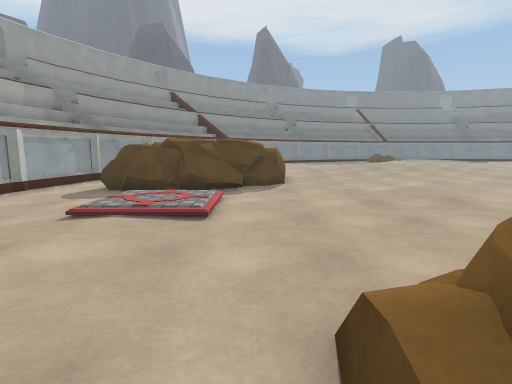
view 1 (above)

22 first-person views from a walk through a scene from a Unity 3-D project. The camera is 1.2 m above the floor, tilts 8° down and sees 80° across. Doors are open. The floor is counted in squares, 1 m on a side. Each view is taken from the middle of a square. On the plan, view 1 faces up. The plan holds only what a view shows up to about 13 squares ahead; the rest is blank. The place goes on beyond the plan. The player is left out. Some animated figures are not drawn. Surface patterns are stand-ins for the level's own textures.

view 2
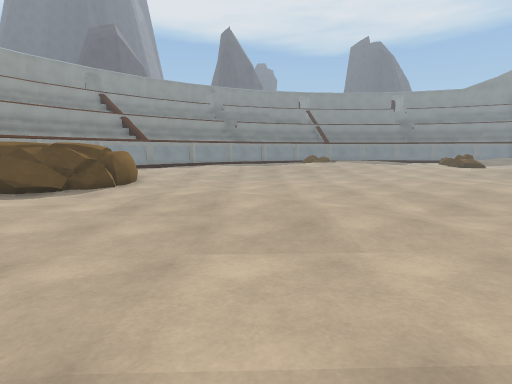

view 3
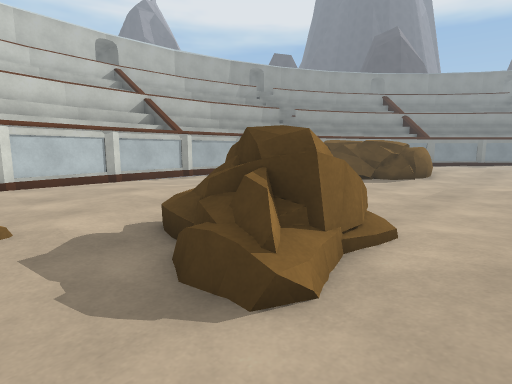

view 4
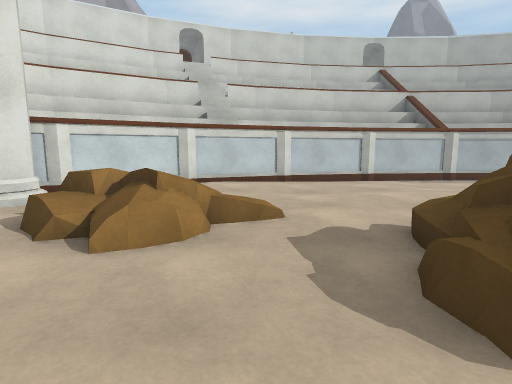

view 5
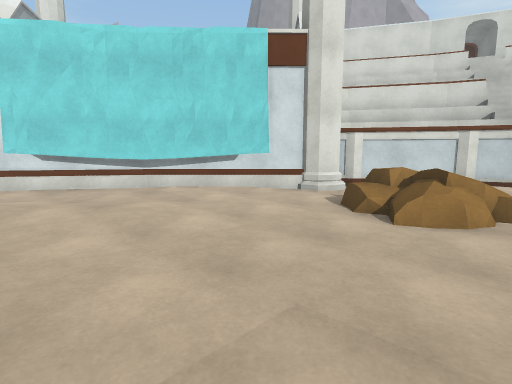

view 6
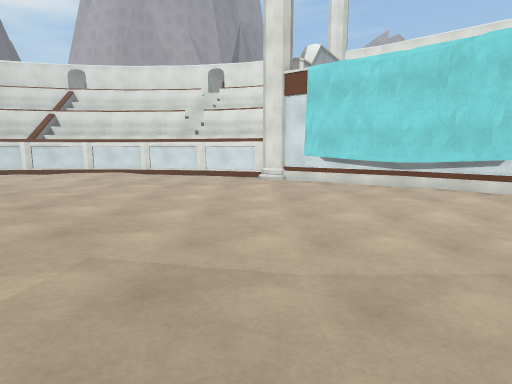

view 7
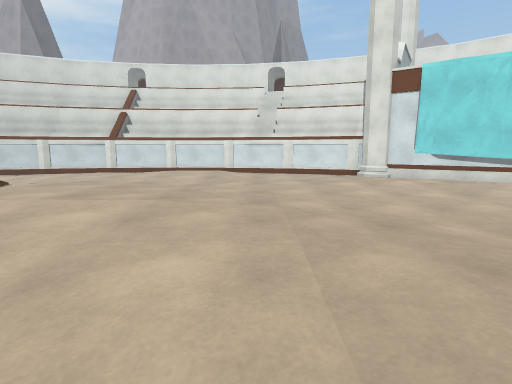

view 8
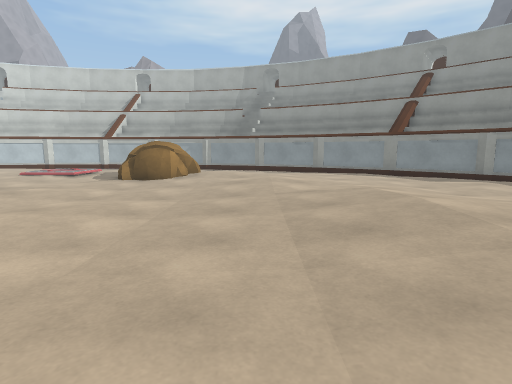

view 9
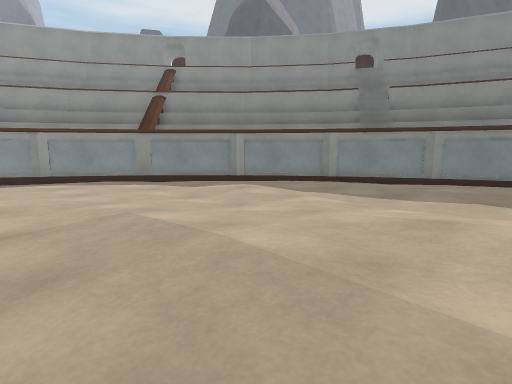

view 10
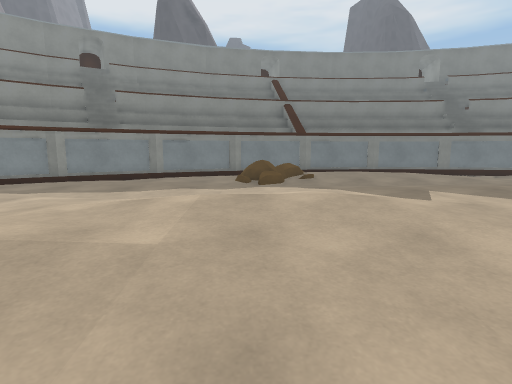

view 11
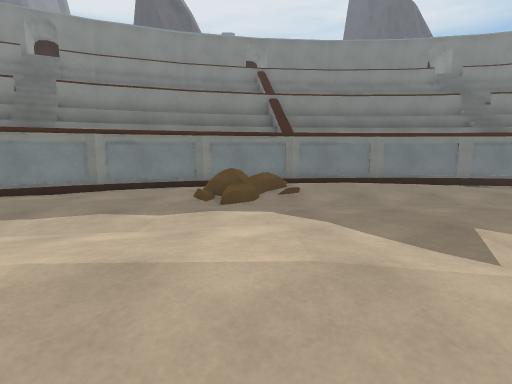

view 12
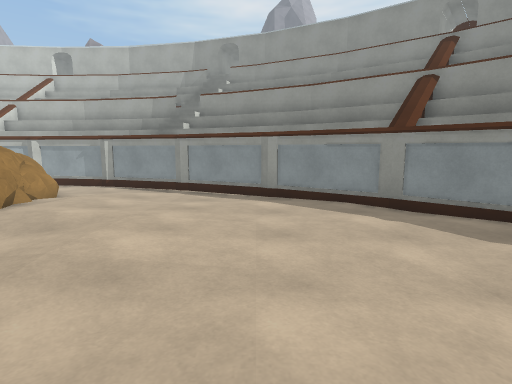

view 13
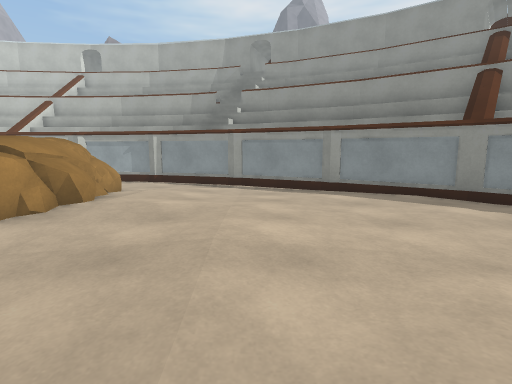

view 14
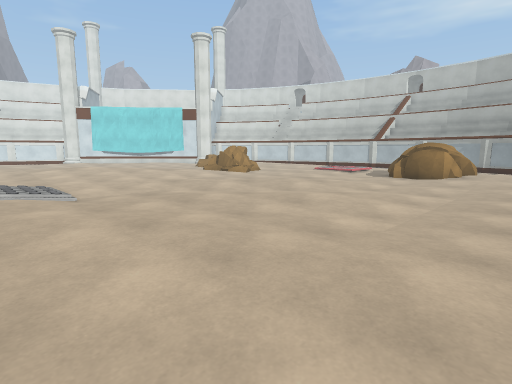

view 15
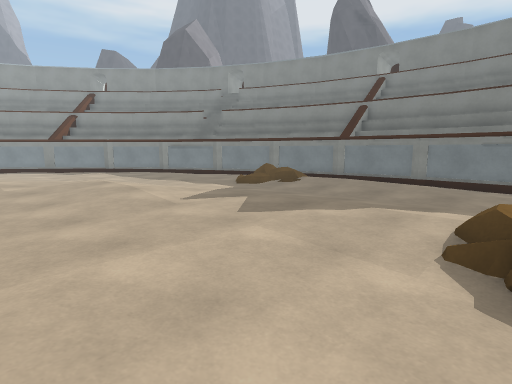

view 16
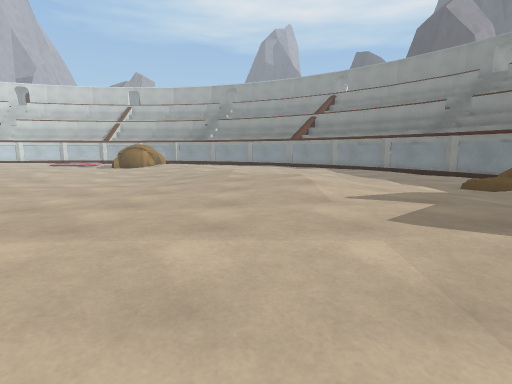

view 17
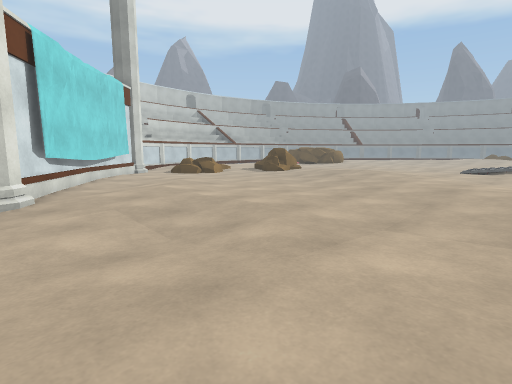

view 18
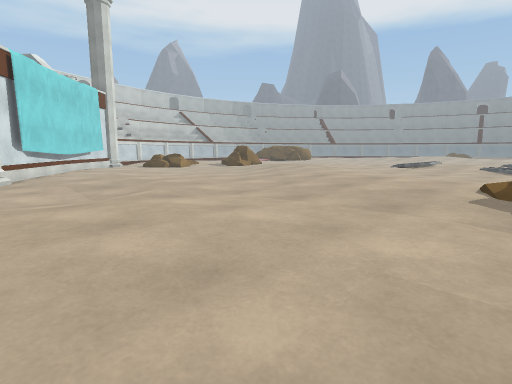

view 19
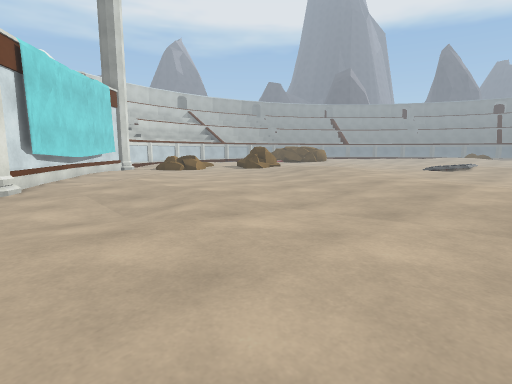

view 20
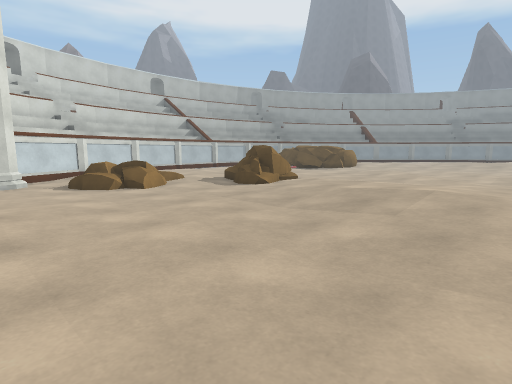

view 21
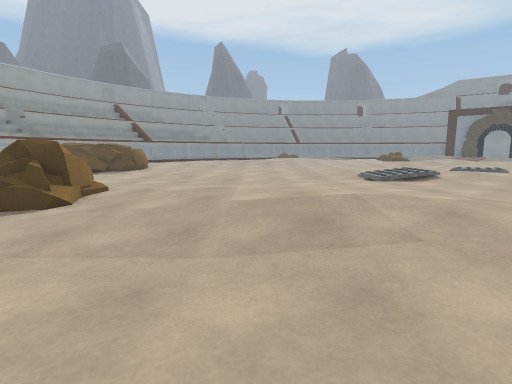

view 22
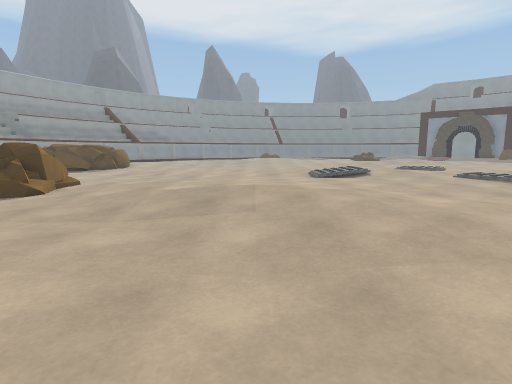

### Floor plan
Key: @ floor where view 1 was taken; # wall or solid block; . main floor; : floor 0.25 m higher than the main floor; + floor 0.5 m higher than the main floor; * floor 1.5 m higher than the main floor; / step, stairs or slope; ^ raised ledge; R rock; O other object.
Columns run from 8 left of view 1 to 21 right of it. Each row starts with its distance up from view 1.
 32                        #^^#^^
 31                   ^^^###....##
 30                ^^^^       ...
 29              ##^../  :::::::.
 28             ^#...../:///:::..
 27           ^^.................
 26          ##..................
 25         ##...............::::
 24        ##............::::::::
 23       ##.........//::::::::::
 22      ##........::::::::::::..O
 21     ##.........::::::::::::...
 20     #.........:::::::::::::...
 19    ##.......:::::::::::.:::..
 18    #.........::/::::.....::: :
 17   ##.....:::.............::
 16   #.....::::..............
 15   #....::................
 14  ##...::::..............
 13  #...RRRRR..............
 12  #..RRRRRR..............
 11  #.RRRRRRR..............
 10  #.RRRRRR...............
  9  #..R .................
  8 ^....  ...............:
  7 #....  /............./
  6 #....  /.............   :::
  5 #....................///:::
  4 ##.......................:/
  3  #........................:
  2  #.......RRR...::.:........
  1  #.......R*R..::::::.......
  0  #......@//+..:::::::.......
 -1  ##............:::::::.......
 -2   #....//.......:::::::......
 -3   #...  /.........:::::::...
 -4   #^     :.........:::::::::
 -5    #    R...........::::::::
 -6    ##...............::::::::
 -7     #................::::::::R
 -8     ####.............:::::::/R
 -9        ##..............::::::
-10         ##..........:...::::::
-11          ##.....::.:::...::::.
-12           ##....:.....:.::::::
-13            ###........::::::::
-14              ##......./::::::.
-15               ##/......::::...
-16                    ....::::...

Positions as (right, up) in squares from view 1, and headings:
1: (0, 0), facing up
2: (6, 0), facing up
3: (5, -2), facing up-left
4: (5, -2), facing left
5: (7, -2), facing down-left
6: (8, 0), facing down
7: (13, 0), facing down
8: (13, 16), facing left
9: (10, 17), facing up-left
10: (11, 16), facing up
11: (12, 19), facing up
12: (6, 19), facing left
13: (6, 17), facing left
14: (15, 16), facing down-left
15: (21, 18), facing up-left
16: (21, 20), facing left
17: (17, -16), facing up-left
18: (21, -16), facing up-left
19: (19, -16), facing up-left
20: (12, -9), facing up-left
21: (8, -7), facing up
22: (10, -9), facing up
